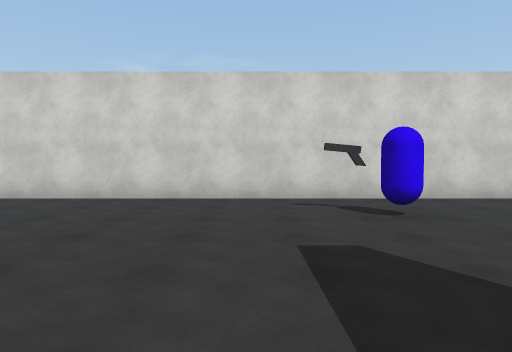
view 1 (above)

20 first-person views from a walk through a Unity game level. The camera is 1.3 m above the floor, tilts 2° down and sees 75° across. The floor is counted in squares, 2 m on a side. Each view is taken from the middle of a square. On the plan, view 1 faces up. The plan holds only what a view shows up to about 10 squares ahead; the rest is blank. Surface patterns are stand-ins for the level's own textures.

view 2
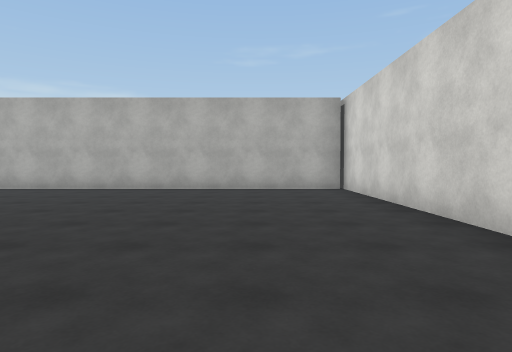

view 3
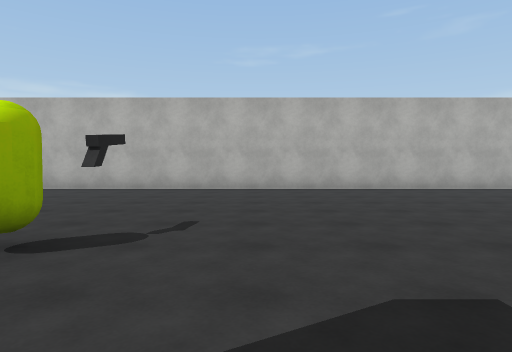

view 4
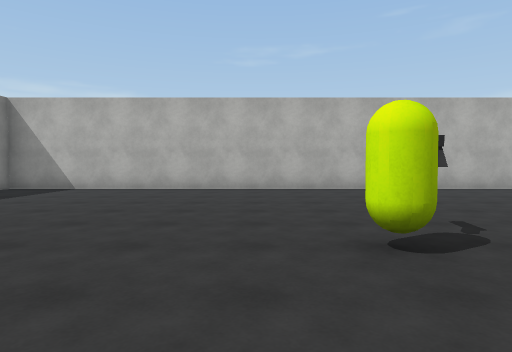

view 5
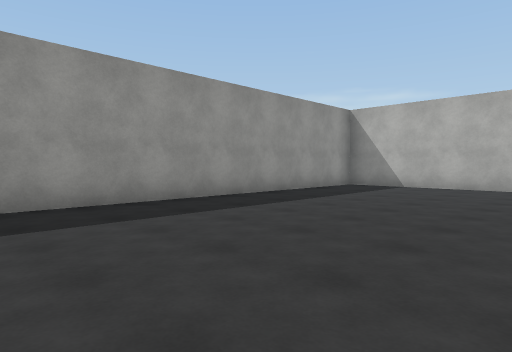

view 6
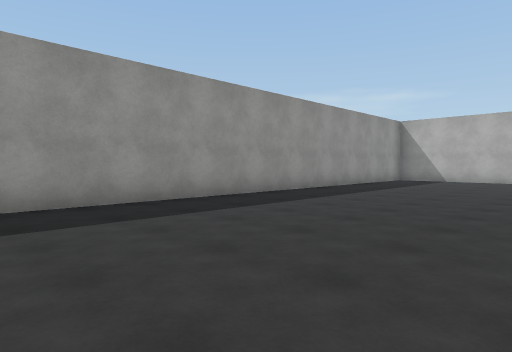

view 7
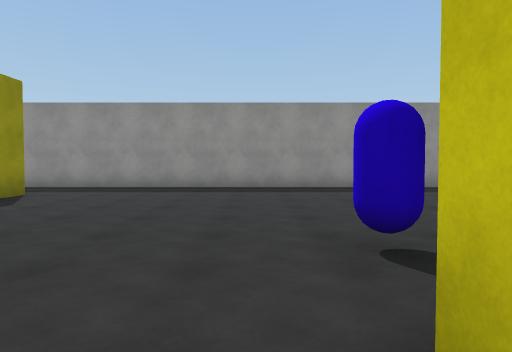

view 8
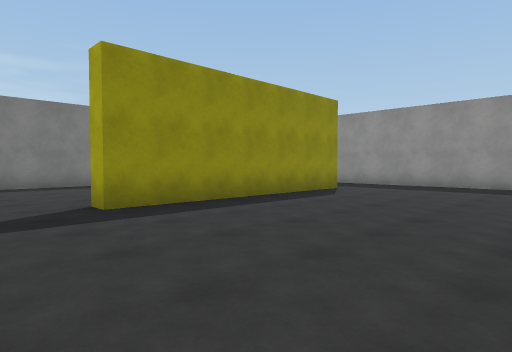

view 9
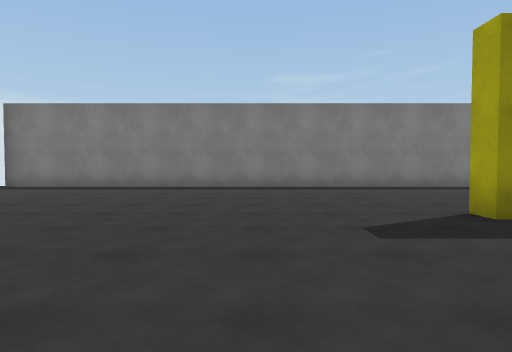

view 10
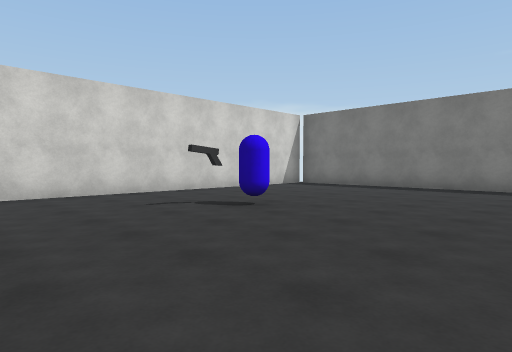

view 11
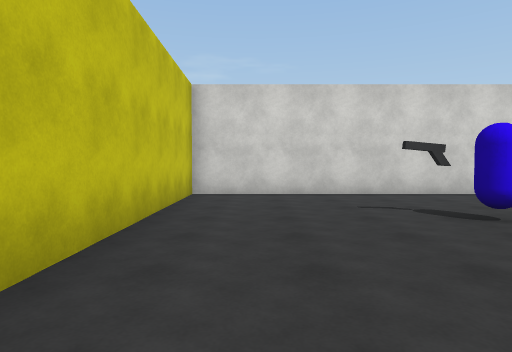

view 12
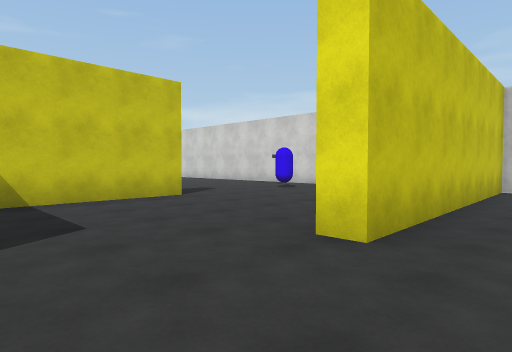

view 13
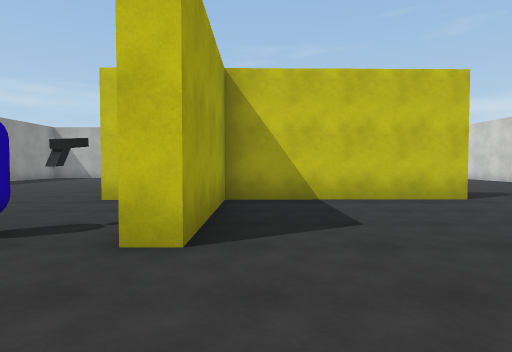

view 14
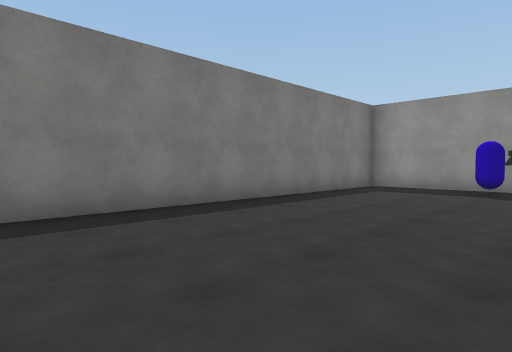

view 15
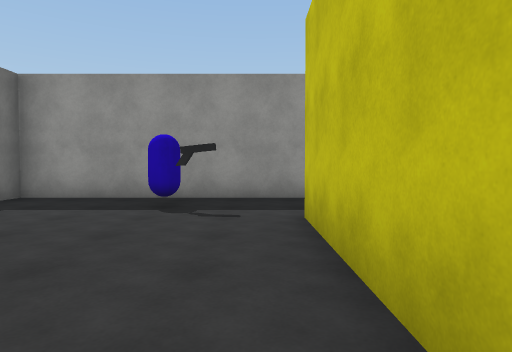

view 16
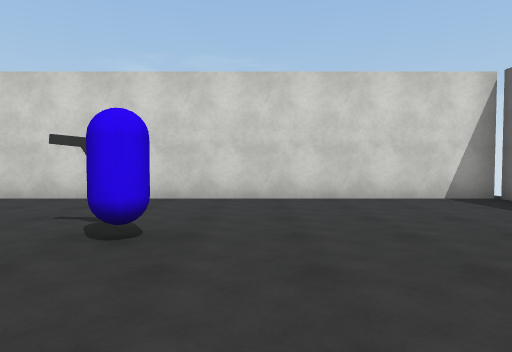

view 17
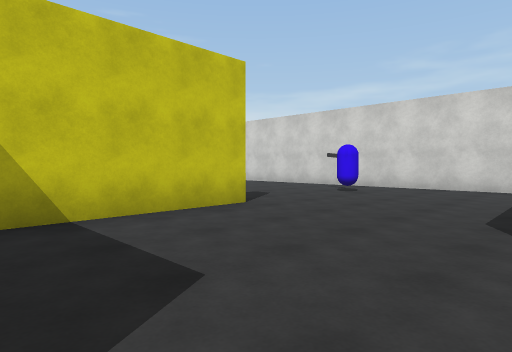

view 18
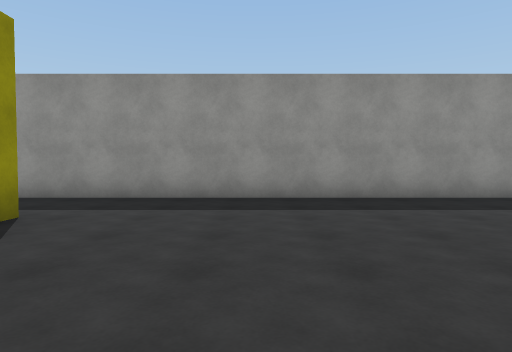

view 19
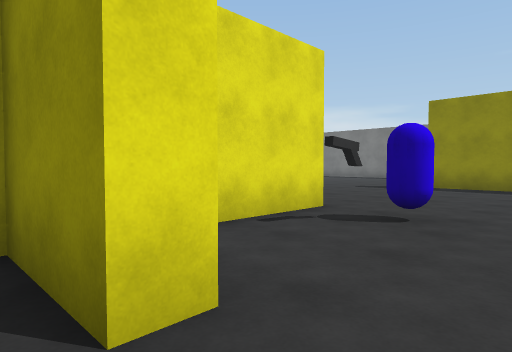

view 20
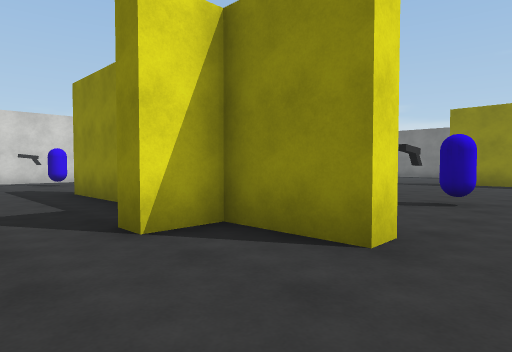

### Floor plan
Points are (right, up) in squares from view 1. A wall is a line through its corners. A room is listed if a view was taken in it or the views show most of it. See-through windows are left out.
Room 1 (views 1, 2, 3, 4, 5, 6, 7, 8, 9, 10, 11, 12, 13, 14, 15, 16, 17, 18, 19, 20)
walls: (1.4, -1.3) (1.3, 0.9); (2, -5.8) (1.4, -5.8) (1.4, -4.1) (0.4, -4.1) (0.4, -3.5); (1.8, 1.1) (1.9, -3.6) (5.4, -3.6) (5.4, -4.1) (3.2, -4.1); (11.4, -6.8) (11.4, -10.1); (4.9, 6.3) (-8.2, 6.3); (10.9, -10.1) (10.9, -3.8) (11.5, -3.8); (-7.8, 6.2) (-7.8, -12.5) (16.6, -12.5) (16.6, 6.3) (6.6, 6.3) (6.7, -0.4) (6.1, -0.4)
objects: other object (-2, -5); other object (1, 4) to (2, 5); other object (4, -5) to (5, -5); other object (10, 3) to (11, 3); other object (13, -11)

Positions as (right, up) in squares from view 1, and headings:
1: (0, 0), facing up
2: (1, 4), facing left
3: (1, -3), facing left
4: (1, -6), facing left
5: (2, -7), facing down-left
6: (6, -7), facing down-left
7: (6, -3), facing down
8: (6, -2), facing down-right
9: (7, -1), facing right
10: (7, -1), facing up-right
11: (8, -1), facing up
12: (8, -3), facing up-left
13: (8, -3), facing left
14: (12, -3), facing down-right
15: (12, -6), facing down
16: (12, 0), facing up
17: (6, -3), facing up-left
18: (8, -6), facing down
19: (1, -7), facing up-right
20: (-1, -7), facing up-right
